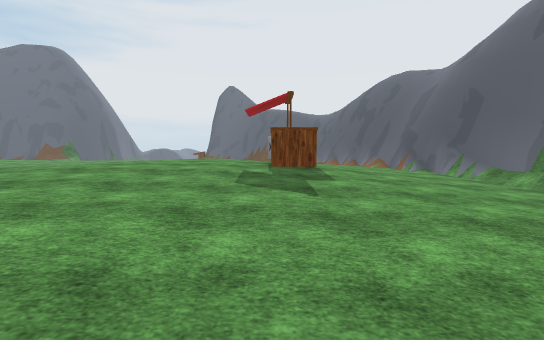
[1] (above)

16 first-person views from a walk through a Unity game level. The camera is 1.2 m above the floor, tilts 4° down and sees 85° across. The floor is counted in squares, 2 m on a side. Each view is taken from the middle of a square. On the plan, view 1 faces up. The plan holds only what a view shows up to about 9 squares ahead; the rest is blank. The place goes on beyond the plan. The player is left out. Some surface patterns are stand-ins.

[2]
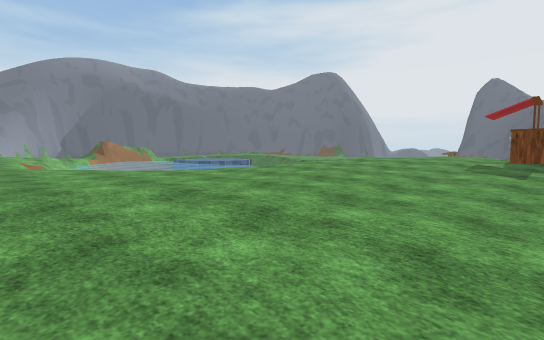

[3]
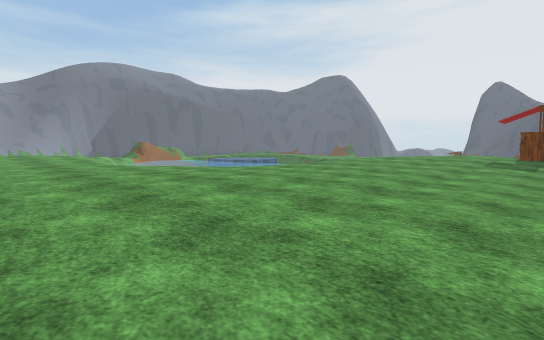

[4]
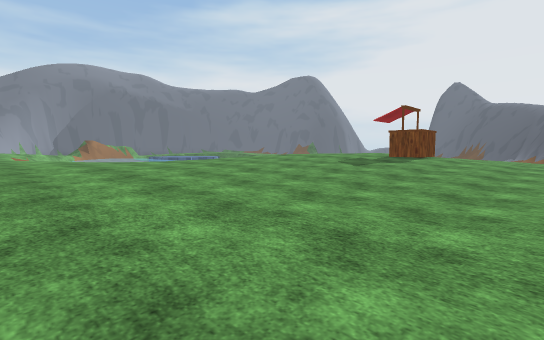

[5]
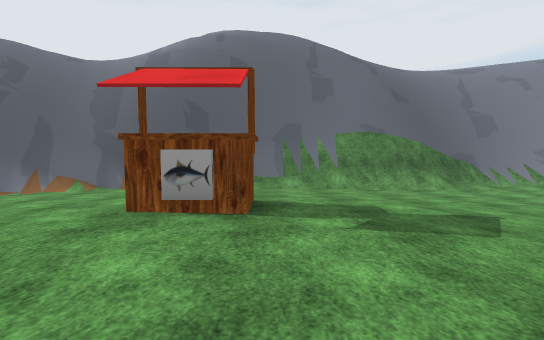

[6]
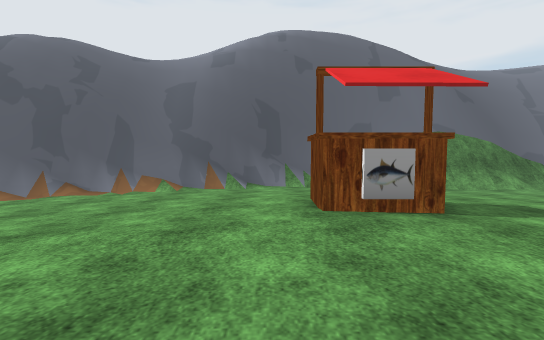

[7]
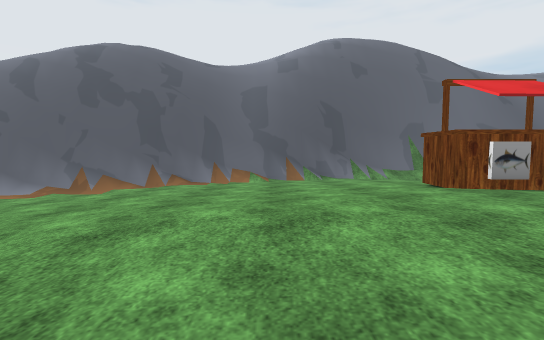

[8]
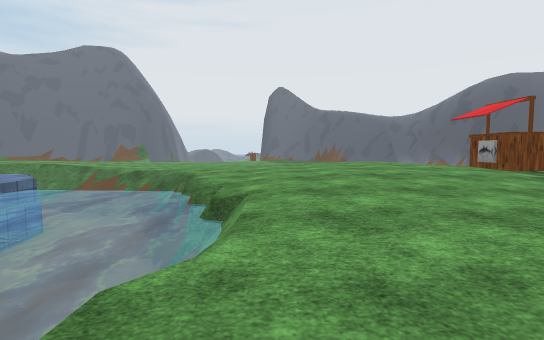

[9]
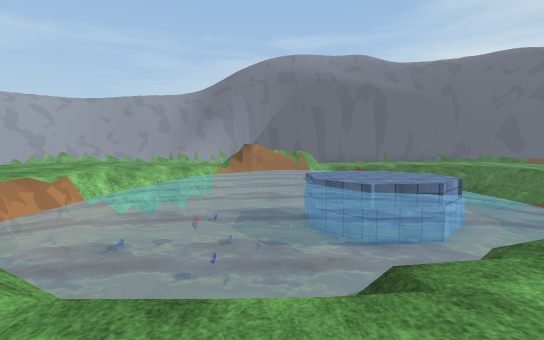

[10]
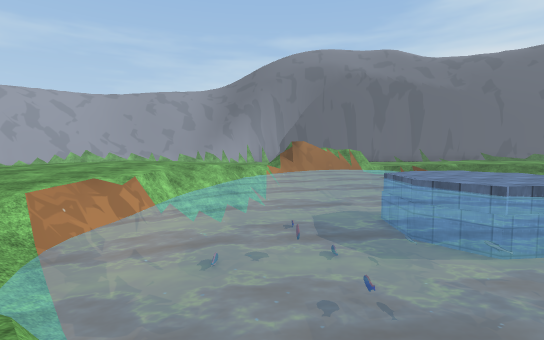

[11]
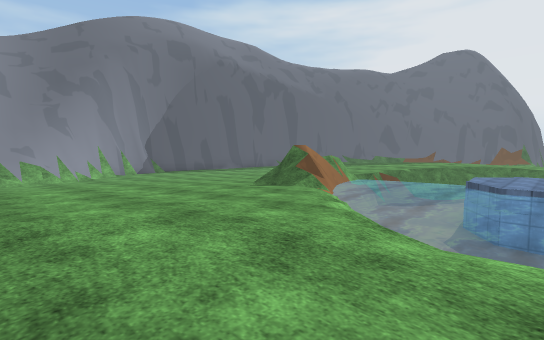

[12]
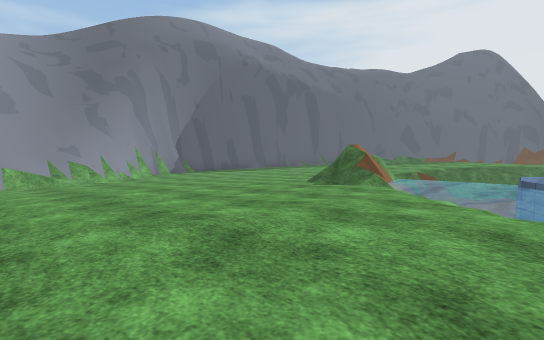

[13]
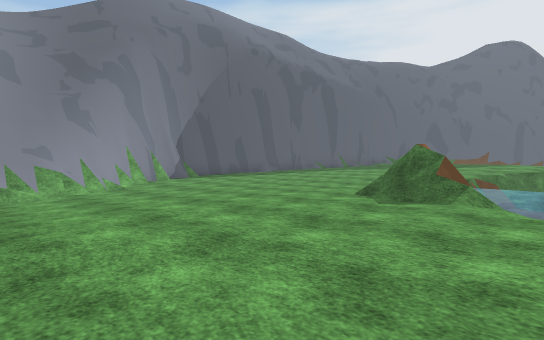

[14]
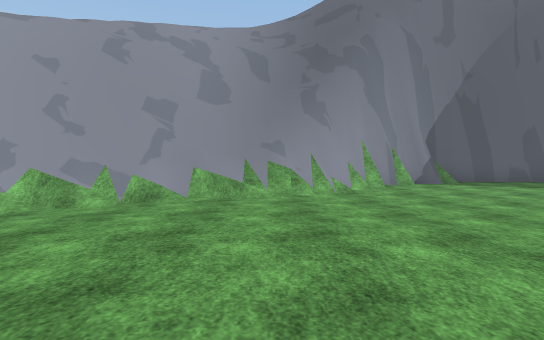

[15]
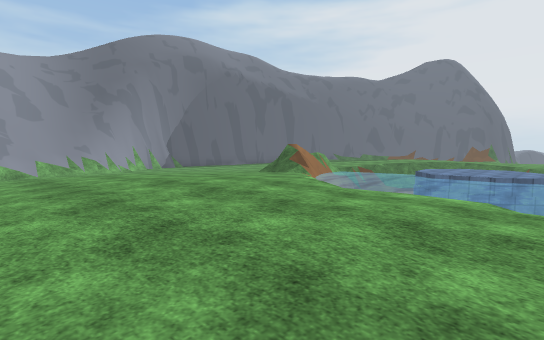

[16]
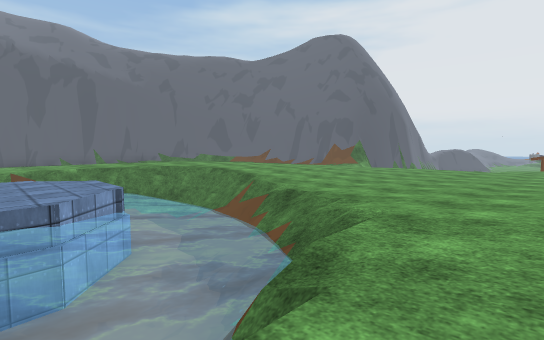

### Floor plan
Key: @ floor where view 1 was taken; # wall or solid block; x gap in a wall; . main floor; : floor 0.25 m higher than the main floor; - floor 0.25 m lower than the main floor; + floor 0.5 m higher than the main floor; _ floor 0.5 m lower than the main floor; < floor 1 m lower than the main floor; ( floor 1.5 m lower than the main floor; / step, stairs or slope; = window, fence, low wall or low ledge; ~ water the walk can cross; ≈ water the walk keeps out of; ^ raised ledge; O other object.
Columns run from 26 left of view 1 to 5 right of it. Each row starts with its distance up from view 1.
 17                   --
 16                  ---         #
 15                 .----      -/#
 14                ..-...     .--##
 13               .......    /...##
 12              :.......   //:../#
 11             /=/.....:  ++//...##
 10            /(~~///..: +++//:..##
  9           /≈≈≈≈≈≈</::+++++///./#
  8          :≈  ≈^≈≈≈≈::++++++//..#
  7          /≈ ^ ^^≈≈≈≈:/++++OO:/.#
  6          ≈≈≈^#^^^≈≈≈:/++++OO:/-#
  5 #        x≈≈^^^^^≈≈≈//+++++://-#
  4 #__   -- #≈≈≈^^^≈≈≈≈≈++++:::/.-#
  3 #___ --- #≈≈≈≈≈≈≈≈≈≈≈:+::::..--#
  2 #___---. #≈≈≈≈≈≈≈≈≈≈≈:::::...--#
  1 #__----..//≈≈≈≈≈≈≈≈≈≈::::...---#
  0 ##_---...::/_≈≈≈≈≈≈≈.::::.@.---#
 -1  ##---..:::+//_≈≈≈≈≈::::::..---#
 -2  ##=-..:::+++/++///::::::...---#
 -3   #=-./::+++++++++++:::::....--
 -4   #/-.//++++++++++++:::::...
 -5   #//./::++++++++ ++::::....
 -6   ##/-. ::+++++++

Positions as (right, up) in squares from view 1, and headings:
1: (0, 0), facing up
2: (1, -3), facing up-left
3: (1, -5), facing up-left
4: (4, -3), facing up-left
5: (-3, 6), facing right
6: (-3, 8), facing right
7: (-4, 10), facing right
8: (-5, 0), facing up
9: (-4, 3), facing left
10: (-5, 1), facing left
11: (-12, -4), facing up-left
12: (-13, -5), facing up-left
13: (-15, -4), facing up-left
14: (-17, -3), facing left
15: (-10, -6), facing up-left
16: (-6, 6), facing up-left
